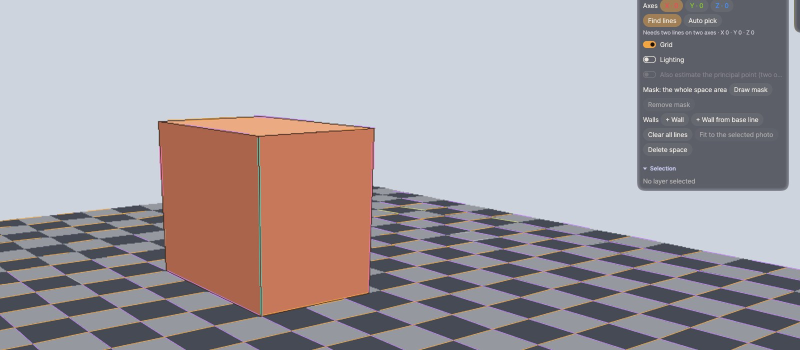
#> input picture dist/manual/img/lines.jpg, 1600 x 700 px, given in place of man_overview.png, which was not available (shown at 1/2 size)
$ python crops.py
#> lines starting #> are read from the running program, lines starting #| are printed output that depends on the picture
# Turns the captures in target/manual-shots into dist/manual/img: full
# scenes at 1920x1080, panels and dialogs cropped at their own pixels
# (boxes in the 2560x1440 capture).
import os
import sys
from PIL import Image

root = os.path.abspath(os.path.join(os.path.dirname(__file__), "..", ".."))
shots = os.path.join(root, "target", "manual-shots")
out = os.path.join(root, "dist", "manual", "img")
full = ["overview", "light", "space", "ws3d", "fx"]
crops = {
    "lines": ("lines", (700, 100, 2300, 800)),
    "mask-panel": ("mask", (1960, 10, 2300, 640)),
    "palette-card": ("palette", (420, 220, 1200, 580)),
    "timeline-bar": ("timeline", (40, 1180, 2520, 1400)),
    "vexport-card": ("vexport", (520, 200, 880, 700)),
    "text-card": ("text", (1960, 10, 2300, 520)),
}
for n in full:
    im = Image.open(os.path.join(shots, "man_%s.png" % n)).convert("RGB")
#> im is the input picture: PIL image 1600x700 RGB; mean R, G, B 164.4, 157.7, 162
    im.resize((1920, 1080), Image.LANCZOS).save(os.path.join(out, n + ".jpg"), quality=84, optimize=True)
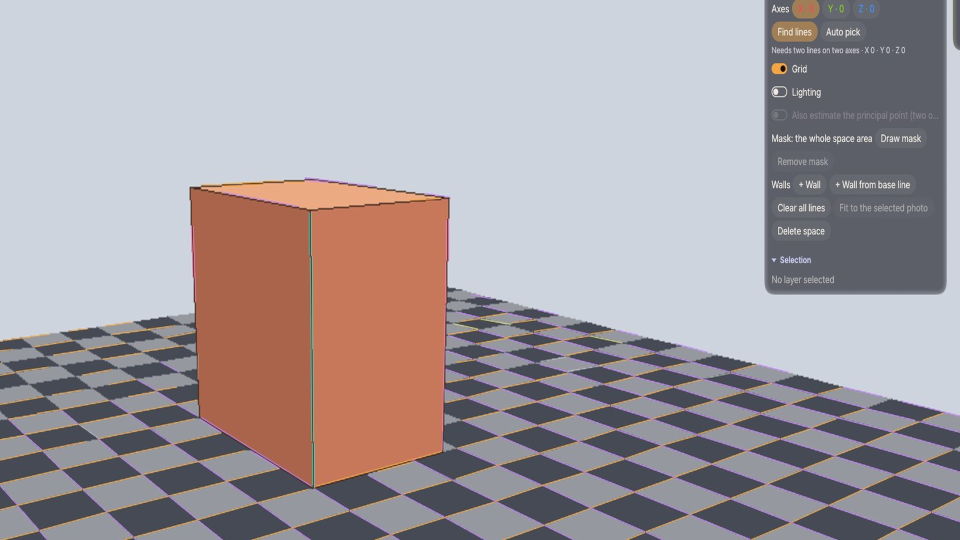
#> saved as overview.jpg: PIL image 1920x1080 RGB (shown at 1/2 size); mean R, G, B 164.4, 157.7, 162
#> pass 2 of the loop `for n in full:`:
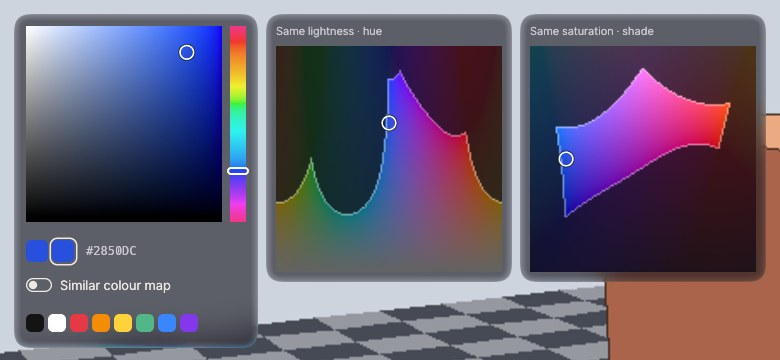
#> input picture dist/manual/img/palette-card.jpg, 780 x 360 px, given in place of man_light.png, which was not available
#> im is the input picture: PIL image 780x360 RGB; mean R, G, B 101.3, 92.3, 112.9
#> `im.resize((1920, 1080), Image.LANCZOS).save(os.path.join(out, n + ".jp..`:
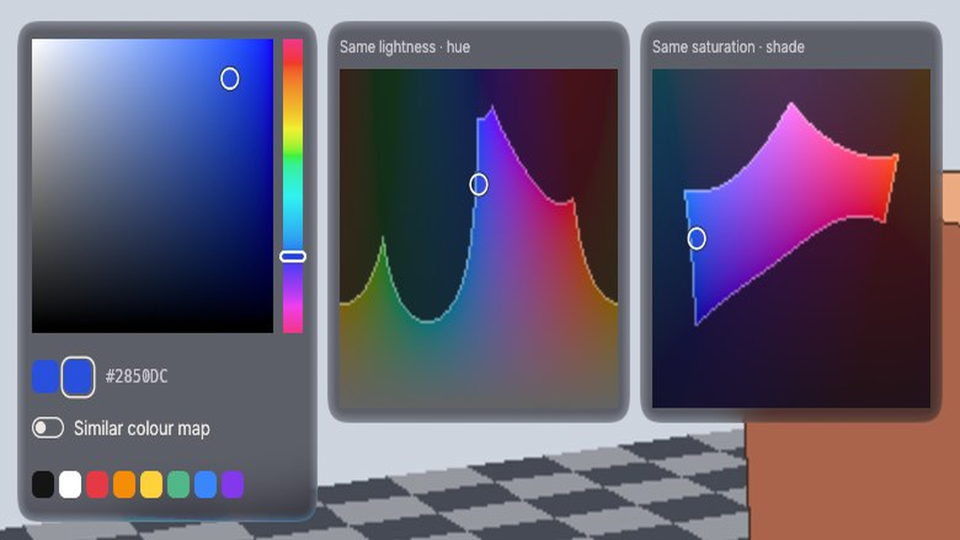
#> saved as light.jpg: PIL image 1920x1080 RGB (shown at 1/2 size); mean R, G, B 101.3, 92.3, 112.9
#> (the run stopped early here; a loop or call above may not have finished)
